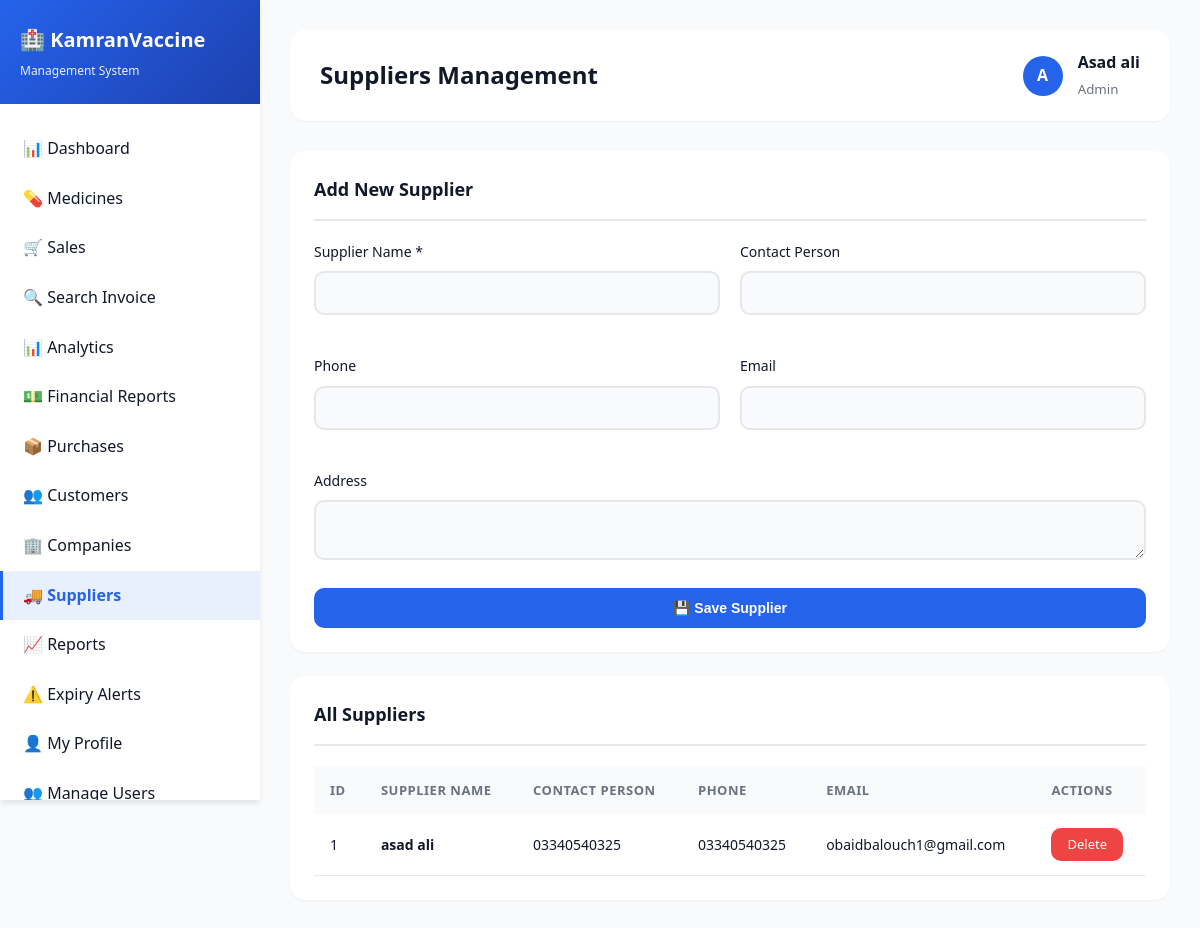
The app's page /admin/suppliers.php (signed in) with its own data.
### tables this page shows
CREATE TABLE `suppliers` (
  `id` int(11) NOT NULL AUTO_INCREMENT,
  `supplier_name` varchar(255) NOT NULL,
  `contact_person` varchar(255) DEFAULT NULL,
  `phone` varchar(20) DEFAULT NULL,
  `email` varchar(255) DEFAULT NULL,
  `address` text DEFAULT NULL,
  `city` varchar(100) DEFAULT NULL,
  `country` varchar(100) DEFAULT NULL,
  `tax_number` varchar(100) DEFAULT NULL,
  `payment_terms` varchar(255) DEFAULT NULL,
  `status` enum('active','inactive') DEFAULT 'active',
  `created_at` timestamp NOT NULL DEFAULT current_timestamp(),
  PRIMARY KEY (`id`),
  KEY `idx_supplier_name` (`supplier_name`)
);

### admin/suppliers.php (the view, shortened to what this page needs)
<?php
include("includes/header.php");
$suppliers = mysqli_query($conn, "SELECT * FROM suppliers ORDER BY supplier_name");
?>
<div class="card">
    <div class="card-header">
        <h3>Add New Supplier</h3>
    </div>
    <div class="card-body">
        <form method="POST">
            <div class="form-row">
                <div class="form-group">
                    <label>Supplier Name *</label>
                    <input type="text" name="supplier_name" class="form-control" required>
                </div>
                <div class="form-group">
                    <label>Contact Person</label>
                    <input type="text" name="contact_person" class="form-control">
                </div>
            </div>
            <div class="form-row">
                <div class="form-group">
                    <label>Phone</label>
                    <input type="text" name="phone" class="form-control">
                </div>
                <div class="form-group">
                    <label>Email</label>
                    <input type="email" name="email" class="form-control">
                </div>
            </div>
            <div class="form-group">
                <label>Address</label>
                <textarea name="address" class="form-control" rows="2"></textarea>
            </div>
            <button type="submit" name="submit" class="btn btn-primary">💾 Save Supplier</button>
        </form>
    </div>
</div>
<div class="card">
    <div class="card-header">
        <h3>All Suppliers</h3>
    </div>
    <div class="card-body">
        <div class="table-responsive">
            <table>
                <thead>
                    <tr>
                        <th>ID</th>
                        <th>Supplier Name</th>
                        <th>Contact Person</th>
                        <th>Phone</th>
                        <th>Email</th>
                        <th>Actions</th>
                    </tr>
                </thead>
                <tbody>
                    <?php while ($supplier = mysqli_fetch_assoc($suppliers)): ?>
                    <tr>
                        <td><?php echo $supplier['id']; ?></td>
                        <td><strong><?php echo $supplier['supplier_name']; ?></strong></td>
                        <td><?php echo $supplier['contact_person']; ?></td>
                        <td><?php echo $supplier['phone']; ?></td>
                        <td><?php echo $supplier['email']; ?></td>
                        <td>
                            <a href="?delete=<?php echo $supplier['id']; ?>" class="btn btn-danger btn-sm" onclick="return confirm('Delete?')">Delete</a>
                        </td>
                    </tr>
                    <?php endwhile; ?>
                </tbody>
            </table>
        </div>
    </div>
</div>
<?php include("includes/footer.php"); ?>

### css/style.css (style rules this page uses)
:root { --primary-color: #2563eb; --primary-dark: #1e40af; --secondary-color: #10b981; --danger-color: #ef4444; --warning-color: #f59e0b; --info-color: #06b6d4; --dark-color: #1f2937; --light-color: #f9fafb; --border-color: #e5e7eb; --text-primary: #111827; --text-secondary: #6b7280; --shadow-sm: 0 1px 2px 0 rgba(0, 0, 0, 0.05); --shadow-md: 0 4px 6px -1px rgba(0, 0, 0, 0.1); --shadow-lg: 0 10px 15px -3px rgba(0, 0, 0, 0.1); --shadow-xl: 0 20px 25px -5px rgba(0, 0, 0, 0.1); }
* { margin: 0; padding: 0; box-sizing: border-box; }
body { font-family: 'Segoe UI', Tahoma, Geneva, Verdana, sans-serif; background: linear-gradient(135deg, #667eea 0%, #764ba2 100%); min-height: 100vh; color: var(--text-primary); line-height: 1.6; }
.form-group { margin-bottom: 20px; }
.form-group label { display: block; margin-bottom: 8px; color: var(--text-primary); font-weight: 500; font-size: 14px; }
.form-control { width: 100%; padding: 12px 16px; border: 2px solid var(--border-color); border-radius: 10px; font-size: 14px; transition: all 0.3s ease; background: var(--light-color); }
.btn { padding: 12px 24px; border: none; border-radius: 10px; font-size: 14px; font-weight: 600; cursor: pointer; transition: all 0.3s ease; text-decoration: none; display: inline-block; text-align: center; white-space: nowrap; }
.btn-primary { background: var(--primary-color); color: white; width: 100%; }
.btn-danger { background: var(--danger-color); color: white; }
.btn-sm { padding: 6px 16px; font-size: 13px; min-width: 70px; font-weight: 500; }
.card { background: white; border-radius: 15px; padding: 24px; box-shadow: var(--shadow-sm); margin-bottom: 24px; transition: all 0.3s ease; }
.card-header { margin-bottom: 20px; padding-bottom: 15px; border-bottom: 2px solid var(--border-color); }
.card-header h3 { font-size: 18px; color: var(--text-primary); font-weight: 600; }
.card-body { padding: 0; }
.table-responsive { overflow-x: auto; }
table { width: 100%; border-collapse: collapse; }
table thead { background: var(--light-color); }
table th { padding: 14px 16px; text-align: left; font-weight: 600; font-size: 13px; color: var(--text-secondary); text-transform: uppercase; letter-spacing: 0.5px; }
table td { padding: 14px 16px; border-bottom: 1px solid var(--border-color); font-size: 14px; }
.form-row { display: grid; grid-template-columns: repeat(auto-fit, minmax(250px, 1fr)); gap: 20px; margin-bottom: 20px; }

### records on screen
suppliers: id "1", supplier_name "asad ali", contact_person "03340540325", phone "03340540325", email "obaidbalouch1@gmail.com"

### other values on screen
$store_settings['store_name'] "KamranVaccine"
$store_settings['store_tagline'] "Management System"
$page_title "Suppliers Management"
substr($_SESSION['full_name'], 0, 1) "A"
$_SESSION['full_name'] "Asad ali"
$_SESSION['role'] "Admin"
